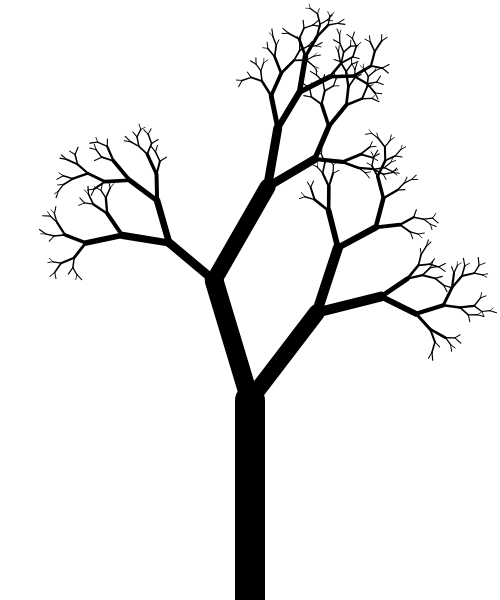
Frame 1 (no input)
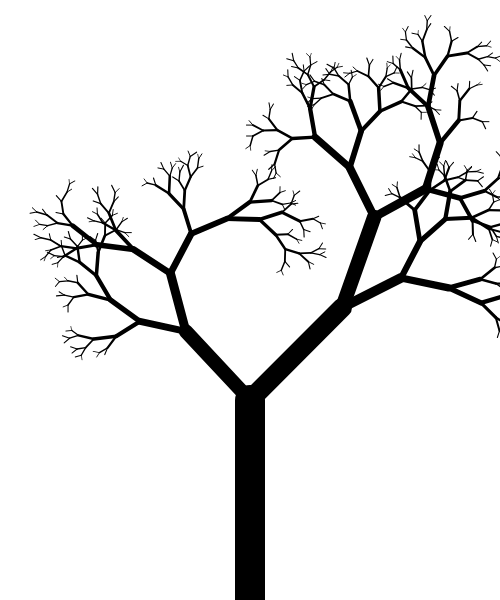
Frame 2 (the mouse pressed at the canvas centre, redrawn once)

The p5.js sketch that drew these frames (run headless with seeded random() and noise() and a simulated clock; the mouse was pressed at the canvas centre and the sketch redrawn once):

// p5.js sketch
// ── sketch.js
//branch//
//in draw() loop 
//add natural feeling
//random value on the rotation and length

var c = 0;
var angle;
var len;
function setup() {
  createCanvas(500, 600);
  background(255);
  len = 200;
  angle = PI/6;
}

function draw() {
  background(255);
  
  //angle = map(mouseX, 0 , width, PI/2,0);
  //len = map(mouseY, 0, height, 150, 300);
  translate(width/2, height);
  branch(len);
  noLoop();
}

function branch(len) {
  var sw = map(len, 200, 0, 30, 0); //strokeWeight
  strokeWeight(sw);
  line(0, 0, 0, -len);

  translate(0, -len);
  if (len > 8) {
    push()
    rotate(angle + random(-0.3,0.3));
    branch(len *2/3 * random(0.7,1.3));
    pop();

    push();
    rotate(-angle+ random(-0.3,0.3));
    branch(len *2/3 * random(0.7,1.3));
    pop();
  }


  c += 1;
}
